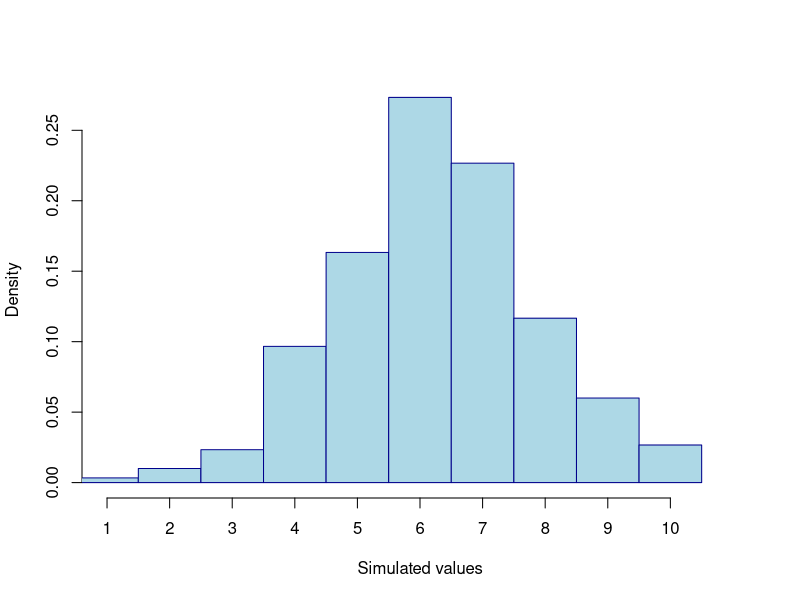
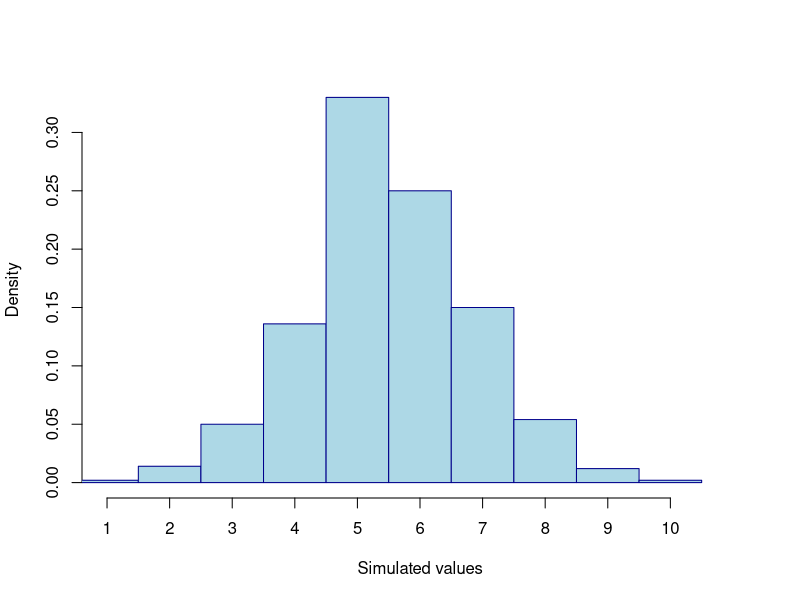
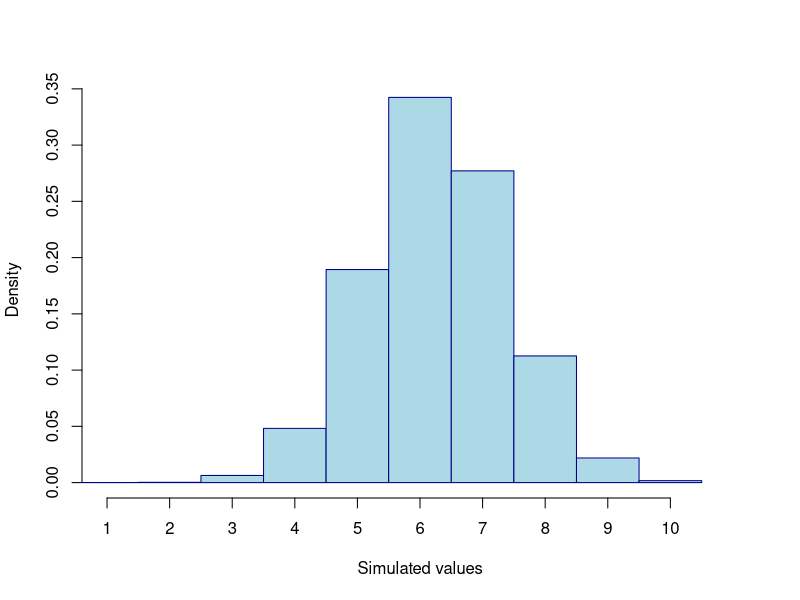
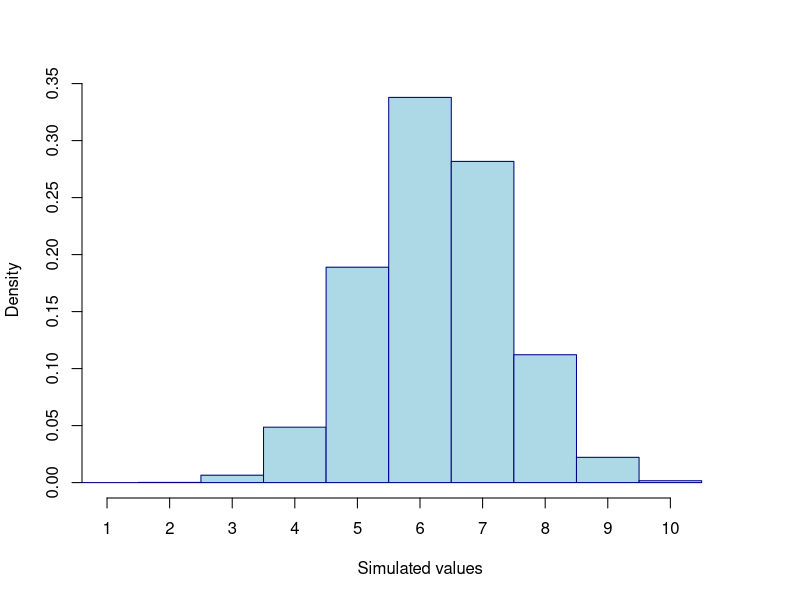
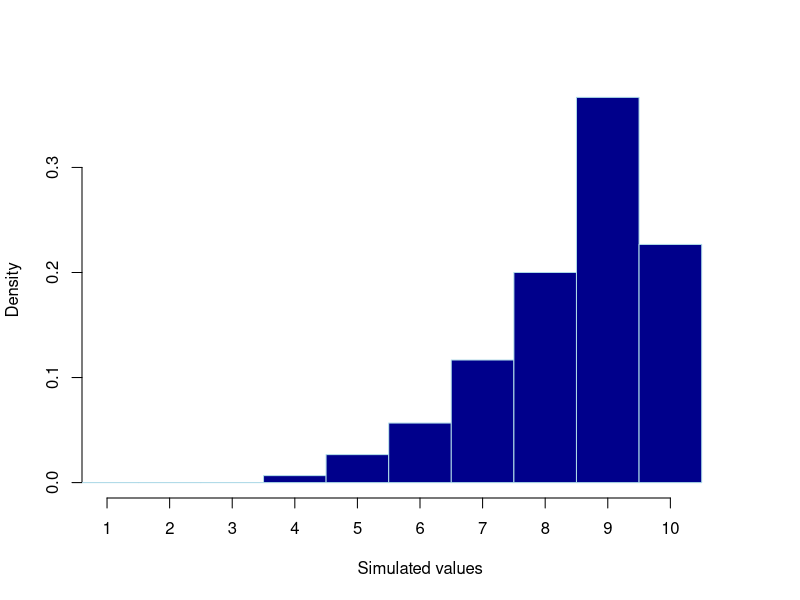
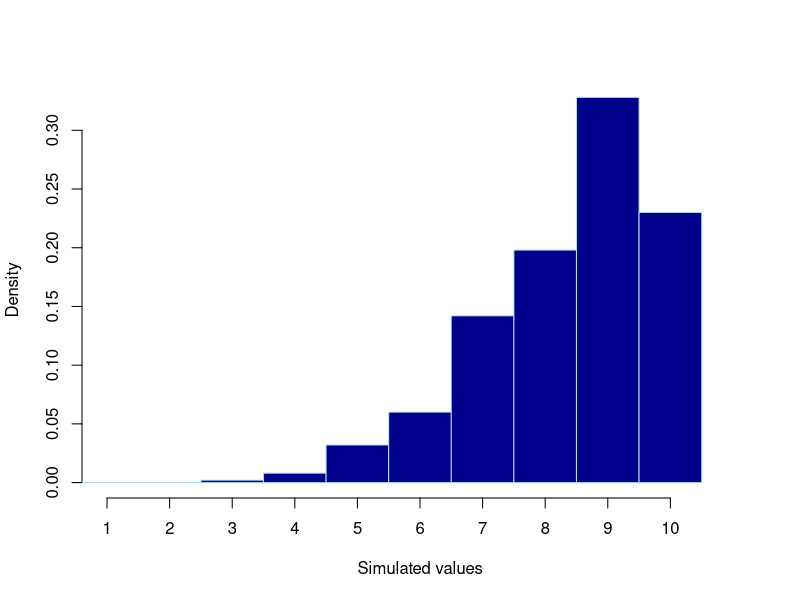
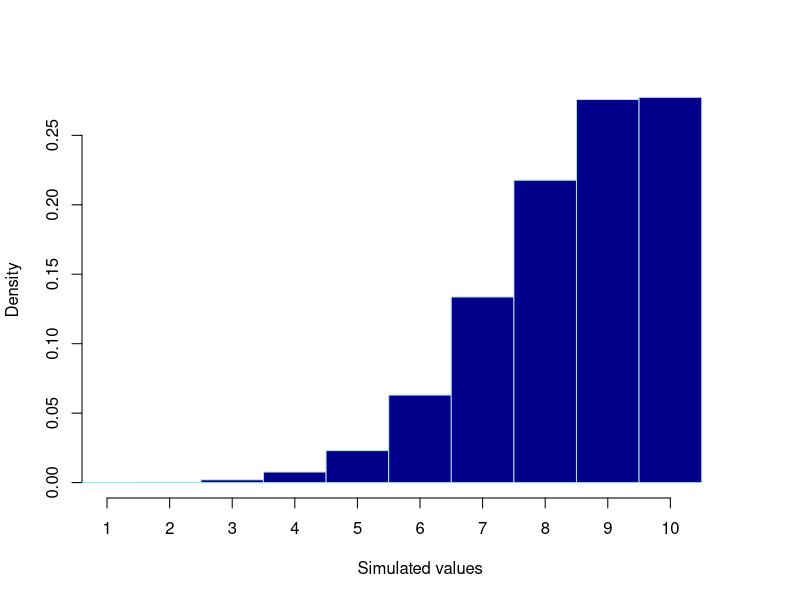
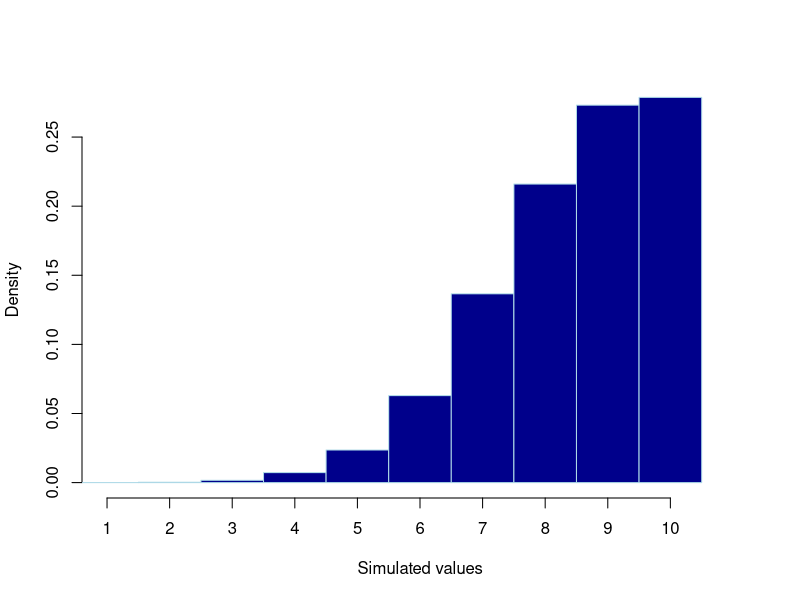

R code for these plots, in order: (Note: this script raises an error after producing the figures.)
#### Simulation to assess robustness and accuracy of mode detection methods #####
#             Step 1: Simulate distributions of ordinal variables              #

if (!require("truncnorm")) install.packages("truncnorm")
library(truncnorm)
library(dplyr)


# Step 1: Simulate distributions
# - Unimodal: Gaussians and truncated Gaussians (right and left skewed)
# - Bimodal: Gaussians with small and large overlap; truncated Gaussians
# - Trimodal: Gaussians with small and large overlap; truncated Gaussians
# - Uniform distributions
# - Beta distributions?
# -> different sample sizes (300, 500, 20000, 30000) 
# -> all on categorical scale (1-10)


# STEP 1: SIMULATE DISTRIBUTIONS ----------------------------------------------#

# unimodal distributions------------------------------------

# define function to simulate (truncated) normal distribution
simulate_unimodal <- function(n, mu, sigma, truncated = FALSE){  
    # non-truncated distributions
  if(truncated == FALSE){
    # Generate normal distribution data
    data <- rnorm(n, mean = mu, sd = sigma)
    
    # scale to 1-10 without truncating
    data_scaled <- 9 * (data - min(data)) / (max(data) - min(data)) + 1 
    
    # Converting to categorical data 
    if(mu > 5){
      categorical_data <- floor(data_scaled)
    } else {
      categorical_data <- ceiling(data_scaled)
    }
    
  # truncated distributions   
  } else {
    # Generate truncated normal distribution data 
    data <- rtruncnorm(n, a=1, b=10, mean=mu, sd=sigma)
    
    # Converting to categorical data 
    if(mu > 5){
      categorical_data <- ceiling(data)
    } else {
      categorical_data <- floor(data)
    }
  }
  
  return(categorical_data)
}


# simulate non-truncated normals --
# non-truncated, N = 300
set.seed(1)
normal1 <- simulate_unimodal(n=300, mu=5, sigma=2, truncated = FALSE)

# non-truncated, N = 500
set.seed(1)
normal2 <- simulate_unimodal(n=500, mu=5, sigma=2)

# non-truncated, N = 20,000
set.seed(1)
normal3 <- simulate_unimodal(n=20000, mu=5, sigma=2)

# non-truncated, N = 30,000
set.seed(1)
normal4 <- simulate_unimodal(n=30000, mu=5, sigma=2)

# simulate truncated normals --

# truncated, right skewed,  N = 300
set.seed(1)
trunc_normal1R <- simulate_unimodal(n=300, mu=9, sigma= 2, truncated = TRUE)

# truncated, right skewed,  N = 500  
set.seed(1)
trunc_normal2R <- simulate_unimodal(n=500, mu=9, sigma= 2,  truncated = TRUE)

# truncated, right skewed,  N = 20,000
set.seed(1)
trunc_normal3R <- simulate_unimodal(n=20000, mu=9, sigma= 2, truncated = TRUE)

# truncated, right skewed,  N = 30,000  
set.seed(1)
trunc_normal4R <- simulate_unimodal(n=30000, mu=9, sigma= 2,  truncated = TRUE)

# truncated, left skewed,  N = 300
set.seed(1)
trunc_normal1L <- simulate_unimodal(n=300, mu=2, sigma= 2,  truncated = TRUE)

# truncated, left skewed,  N = 500
set.seed(1)
trunc_normal2L <- simulate_unimodal(n=500, mu=2, sigma= 2, truncated = TRUE)

# truncated, left skewed,  N = 20,000 
set.seed(1)
trunc_normal3L <- simulate_unimodal(n=20000, mu=2, sigma= 2,  truncated = TRUE)

# truncated, left skewed,  N = 30,000
set.seed(1)
trunc_normal4L <- simulate_unimodal(n=30000, mu=2, sigma= 2, truncated = TRUE)


# plot all unimodal distributions -----
unimodal_list <- list(normal1, normal2, normal3, normal4, trunc_normal1R, trunc_normal2R, 
             trunc_normal3R, trunc_normal4R, trunc_normal1L, trunc_normal2L, 
             trunc_normal3L, trunc_normal4L)
titles <- c("Normal distribution (N = 300, mean = 5, SD = 2)", 
            "Normal distribution (N = 500, mean = 5, SD = 2)",
            "Normal distribution (N = 20,000, mean = 5, SD = 2)", 
            "Normal distribution (N = 30,000, mean = 5, SD = 2)", 
            "Truncated normal distribution (mean = 9, sd = 2, N = 300)", 
            "Truncated normal distribution (mean = 9, sd = 2, N = 500)",
            "Truncated normal distribution (mean = 9, sd = 2, N = 20,000)",
            "Truncated normal distribution (mean = 9, sd = 2, N = 30,000)",
            "Truncated normal distribution (mean = 2, sd = 2, N = 300)", 
            "Truncated normal distribution (mean = 2, sd = 2, N = 500)",
            "Truncated normal distribution (mean = 2, sd = 2, N = 20,000)",
            "Truncated normal distribution (mean = 2, sd = 2, N = 30,000)")

colors <- c(rep("lightblue", 4), rep("darkblue", 8))
borders <- c(rep("darkblue", 4), rep("lightblue", 8))

#par(mfrow = c(3,4))
for (i in 1:length(unimodal_list)) {
  hist(unimodal_list[[i]],
       breaks = 0.5 + 0:10, xlim=c(1,11),
       prob = TRUE, 
       main = "", 
       xlab = "Simulated values", 
       xaxt = "n",
       col = colors[i], 
       border = borders[i])
  axis(1, at=1:10, labels=1:10)
}

# save simulated distributions
saveRDS(unimodal_list, "./Analyses/Modality_detection/unimodal_distributions.RData")


# Bimodal mixture distributions ----------------------------------

# define function to simulate (truncated) mixture of 2 normal distributions
simulate_bimodal <- function(n1, mu1, sigma1, n2, mu2, sigma2, truncated = FALSE){  
 
   # non-truncated distributions
  if(truncated == FALSE){
    # Generate 1st normal distribution 
    data1 <- rnorm(n1, mean = mu1, sd = sigma1)
    # General 2nd normal distribution 
    data2 <- rnorm(n2, mean = mu2, sd = sigma2)
  
    # merge 
    data <- c(data1, data2)
    
    # scale to 0.5-10 without truncating (linear transformation)
    data_scaled <- 9.5 * (data - min(data)) / (max(data) - min(data)) + 0.5
    
    # Converting to categorical data 
    categorical_data <- ceiling(data_scaled)
    
    # truncated distributions   
  } else if(truncated == TRUE) {
    # Generate 1st truncated normal distribution data 
    data1 <- rtruncnorm(n1, a=0.5, b=10, mean=mu1, sd=sigma1)
    data2 <- rtruncnorm(n2, a=0.5, b=10, mean=mu2, sd=sigma2)
    
    # merge 
    data <- c(data1, data2)
    
    # categorize
    categorical_data <- ceiling(data)
  } 
  return(categorical_data)
}



# simulate non.truncated normal bimodal distributions ---

# small diverence, N = 300
set.seed(1)
bi_normal1 <- simulate_bimodal(n1 = 125, mu1 = 4, sigma1 = 1, 
                               n2 = 175, mu2 = 7.5, sigma2 = 1)

# small divergence, N = 500
set.seed(1)
bi_normal2 <- simulate_bimodal(n1 = 220, mu1 = 4, sigma1 = 1, 
                               n2 = 280, mu2 = 7.5, sigma2 = 1)

# small divergence, N = 20,000
set.seed(1)
bi_normal3 <- simulate_bimodal(n1 = 9000, mu1 = 4, sigma1 = 1, 
                               n2 = 11000, mu2 = 7.5, sigma2 = 1)

# small divergence, N = 30,000
set.seed(1)
bi_normal4 <- simulate_bimodal(n1 = 12000, mu1 = 4, sigma1 = 1, 
                               n2 = 18000, mu2 = 7.5, sigma2 = 1)

# strong divergence, N = 300
set.seed(1)
bi_normal5 <- simulate_bimodal(n1 = 125, mu1 = 2, sigma1 = 1, 
                               n2 = 175, mu2 = 8, sigma2 = 1)

# strong divergence, N = 500
set.seed(1)
bi_normal6 <- simulate_bimodal(n1 = 220, mu1 = 2, sigma1 = 1, 
                               n2 = 280, mu2 = 8, sigma2 = 1)

# strong divergence, N = 20,000
set.seed(1)
bi_normal7 <- simulate_bimodal(n1 = 9000, mu1 = 2, sigma1 = 1, 
                               n2 = 11000, mu2 = 8, sigma2 = 1)

# strong divergence, N = 30,000
set.seed(1)
bi_normal8 <- simulate_bimodal(n1 = 12000, mu1 = 2, sigma1 = 1, 
                               n2 = 18000, mu2 = 8, sigma2 = 1)


# simulate truncated normal bimodal distributions ---

# strong divergence, N = 300
set.seed(1)
bi_normal_trunc1 <- simulate_bimodal(n1 = 150, mu1 = 1, sigma1 = 1.5, 
                                     n2 = 150, mu2 = 10, sigma2 = 1.5, 
                                     truncated = TRUE)

# strong divergence, N = 500
set.seed(1)
bi_normal_trunc2 <- simulate_bimodal(n1 = 250, mu1 = 1, sigma1 = 1.5, 
                                     n2 = 250, mu2 = 10, sigma2 = 1.5, 
                                     truncated =TRUE)

# strong divergence, N = 20,000
set.seed(1)
bi_normal_trunc3 <- simulate_bimodal(n1 = 10000, mu1 = 1, sigma1 = 1.5, 
                                     n2 = 10000, mu2 = 10, sigma2 = 1.5, 
                                     truncated = TRUE)

# strong divergence, N = 30,000
set.seed(1)
bi_normal_trunc4 <- simulate_bimodal(n1 = 15000, mu1 = 1, sigma1 = 1.5, 
                                     n2 = 15000, mu2 = 10, sigma2 = 1.5, 
                                     truncated = TRUE)


# plot all bimodal distributions --- 
bimodal_list <- list(bi_normal1, bi_normal2, bi_normal3, bi_normal4, bi_normal5, 
                    bi_normal6, bi_normal7, bi_normal8, bi_normal_trunc1, bi_normal_trunc2, 
                    bi_normal_trunc3, bi_normal_trunc4)
titles <- c("2 Normal distributions (N = 300, moderate divergence)", 
            "2 Normal distributions (N = 500,  moderate divergence)",
            "2 Normal distributions (N = 20,000,  moderate divergence)", 
            "2 Normal distributions (N = 30,000,  moderate divergence)", 
            "2 Normal distributions (N = 300, strong divergence)", 
            "2 Normal distributions (N = 500,  strong divergence)",
            "2 Normal distributions (N = 20,000,  strong divergence)", 
            "2 Normal distributions (N = 30,000,  strong divergence)",
            "2 Truncated normal distributions (N = 300)", 
            "2 Truncated normal distributions (N = 500)",
            "2 Truncated normal distributions (N = 20,000)",
            "2 Truncated normal distributions (N = 30,000)")

colors <- c(rep("lightblue", 8), rep("darkblue", 4))
borders <- c(rep("darkblue", 8), rep("lightblue", 4))

par(mfrow = c(3,4))
for (i in 1:length(bimodal_list)) {
  hist(bimodal_list[[i]],
       breaks = 0.5 + 0:10, xlim=c(1,11),
       prob = TRUE, 
       main = "", 
       xlab = "Simulated values", 
       xaxt = "n",
       col = colors[i], 
       border = borders[i])
  axis(1, at=1:10, labels=1:10)
}

# save simulated distributions
saveRDS(bimodal_list, "./Analyses/Modality_detection/bimodal_distributions.RData")


# Simulate uniform distribution ---------------------

# for N = 300 and N=30,000
set.seed(1)
uniform1 <- sample(1:10, size = 300, replace = TRUE)

set.seed(1)
uniform2 <- sample(1:10, size = 30000, replace = TRUE)

# plot
par(mfrow=c(1,2))
hist(uniform1,
     breaks = 0.5 + 0:10, xlim=c(1,11),
     prob = TRUE, 
     main = "", 
     xlab = "Simulated values", 
     xaxt = "n",
     col = "pink")
axis(1, at=1:10, labels=1:10)

hist(uniform2,
     breaks = 0.5 + 0:10, xlim=c(1,11),
     prob = TRUE, 
     main = "", 
     xlab = "Simulated values", 
     xaxt = "n",
     col = "pink")
axis(1, at=1:10, labels=1:10)


# save simulated distributions
uniform_list <- list(uniform1, uniform2)
saveRDS(uniform_list, "./Analyses/Modality_detection/uniform_distributions.RData")


# simulate trimodal distribution -------------

simulate_trimodal <-  function(n1, mu1, sigma1, n2, mu2, sigma2, n3, mu3, sigma3, truncated = FALSE){
  
  # non-truncated 
  if(truncated == FALSE){
    # Generate 3 normal distribution 
    data1 <- rnorm(n1, mean = mu1, sd = sigma1)
    data2 <- rnorm(n2, mean = mu2, sd = sigma2)
    data3 <- rnorm(n3, mean = mu3, sd = sigma3)
    
    # merge 
    data <- c(data1, data2, data3)
    
    # scale to 0.5-10 without truncating (linear transformation)
    data_scaled <- 9.5 * (data - min(data)) / (max(data) - min(data)) + 0.5
    
    # Converting to categorical data 
    categorical_data <- ceiling(data_scaled)
  
  } else {
    # Generate 1st truncated normal distribution data 
    data1 <- rtruncnorm(n1, a=0.5, b=10, mean=mu1, sd=sigma1)
    data2 <- rtruncnorm(n2, a=0.5, b=10, mean=mu2, sd=sigma2)
    data3 <- rtruncnorm(n3, a=0.5, b=10, mean=mu3, sd=sigma3)
    
    # merge 
    data <- c(data1, data2, data3)
    
    # categorize
    categorical_data <- ceiling(data)
    }
  
  return(categorical_data)
}  


# simulate mixture of non-truncated normals ----

# large overlap, N = 300
set.seed(1)
tri_normal1 <- simulate_trimodal(n1 = 100, mu1=2, sigma1 = 1,
                                 n2 = 100, mu2=5, sigma2 = 1, 
                                 n3 = 100, mu3 = 8, sigma3 = 1)

# large overlap, N = 500
set.seed(1)
tri_normal2 <- simulate_trimodal(n1 = 150, mu1=2, sigma1 = 1,
                                 n2 = 150, mu2=5, sigma2 = 1, 
                                 n3 = 200, mu3 = 8, sigma3 = 1)

# large overlap, N = 20,000
set.seed(1)
tri_normal3 <- simulate_trimodal(n1 = 6500, mu1=2, sigma1 = 1,
                                 n2 = 6500, mu2=5, sigma2 = 1, 
                                 n3 = 7000, mu3 = 8, sigma3 = 1)

# large overlap, N = 30,000
set.seed(1)
tri_normal4 <- simulate_trimodal(n1 = 10000, mu1=2, sigma1 = 1,
                                 n2 = 10000, mu2=5, sigma2 = 1, 
                                 n3 = 10000, mu3 = 8, sigma3 = 1)

# large divergence, N = 300
set.seed(1)
tri_normal5 <- simulate_trimodal(n1 = 100, mu1=2, sigma1 = 0.5,
                                 n2 = 100, mu2=6, sigma2 = 0.5, 
                                 n3 = 100, mu3=9, sigma3 = 0.5)
# large divergence, N = 500
set.seed(1)
tri_normal6 <- simulate_trimodal(n1 = 150, mu1=2, sigma1 = 0.5,
                                 n2 = 150, mu2=6, sigma2 = 0.5, 
                                 n3 = 200, mu3=9, sigma3 = 0.5)

# large divergence, N = 20,000
set.seed(1)
tri_normal7 <- simulate_trimodal(n1 = 6500, mu1=2, sigma1 = 0.5,
                                 n2 = 6500, mu2=6, sigma2 = 0.5, 
                                 n3 = 7000, mu3=9, sigma3 = 0.5)
# large divergence, N = 30,000
set.seed(1)
tri_normal8 <- simulate_trimodal(n1 = 10000, mu1=2, sigma1 = 0.5,
                                 n2 = 10000, mu2=6, sigma2 = 0.5, 
                                 n3 = 10000, mu3=9, sigma3 = 0.5)



# simulate truncated trimodal distribution -----

# N = 300
set.seed(1)
tri_normal_trunc1 <- simulate_trimodal(n1 = 100, mu1=1, sigma1 = 1,
                                 n2 = 100, mu2=5, sigma2 = 0.5, 
                                 n3 = 100, mu3=9, sigma3 = 1, 
                                 truncated = TRUE)
# N = 500
set.seed(1)
tri_normal_trunc2 <- simulate_trimodal(n1 = 150, mu1=1, sigma1 = 1,
                                      n2 = 200, mu2=5, sigma2 = 0.5, 
                                      n3 = 150, mu3=9, sigma3 = 1, 
                                      truncated = TRUE)
# N = 20,000
set.seed(1)
tri_normal_trunc3 <- simulate_trimodal(n1 = 6500, mu1=1, sigma1 = 1,
                                      n2 = 7000, mu2=5, sigma2 = 0.5, 
                                      n3 = 6500, mu3=9, sigma3 = 1, 
                                      truncated = TRUE)

# N = 30,000
set.seed(1)
tri_normal_trunc4 <- simulate_trimodal(n1 = 10000, mu1=1, sigma1 = 1,
                                      n2 = 10000, mu2=5, sigma2 = 0.5, 
                                      n3 = 10000, mu3=9, sigma3 = 1, 
                                      truncated = TRUE)


# plot all trimodal distributions --- 
trimodal_list <- list(tri_normal1, tri_normal2, tri_normal3, tri_normal4, tri_normal5,
                     tri_normal6, tri_normal7, tri_normal8, tri_normal_trunc1, 
                     tri_normal_trunc2, tri_normal_trunc3, tri_normal_trunc4)
titles <- c("3 Normal distributions (N = 300, moderate divergence)", 
            "3 Normal distributions (N = 500,  moderate divergence)",
            "3 Normal distributions (N = 20,000,  moderate divergence)", 
            "3 Normal distributions (N = 30,000,  moderate divergence)", 
            "3 Normal distributions (N = 300, strong divergence)", 
            "3 Normal distributions (N = 500,  strong divergence)",
            "3 Normal distributions (N = 20,000,  strong divergence)", 
            "3 Normal distributions (N = 30,000,  strong divergence)",
            "3 Truncated normal distributions (N = 300)", 
            "3 Truncated normal distributions (N = 500)",
            "3 Truncated normal distributions (N = 20,000)",
            "3 Truncated normal distributions (N = 30,000)")

colors <- c(rep("lightblue", 8), rep("darkblue", 4))
borders <- c(rep("darkblue", 8), rep("lightblue", 4))

par(mfrow = c(3,4))
for (i in 1:length(trimodal_list)) {
  hist(trimodal_list[[i]],
       breaks = 0.5 + 0:10, xlim=c(1,11),
       prob = TRUE, 
       main = "", 
       xlab = "Simulated values", 
       xaxt = "n",
       col = colors[i], 
       border = borders[i])
  axis(1, at=1:10, labels=1:10)
}

# save simulated distributions
saveRDS(trimodal_list, "./Analyses/Modality_detection/trimodal_distributions.RData")

# combine into overall list 
distributions_list <- c(uniform_list, unimodal_list, bimodal_list, trimodal_list)
names(distributions_list) <- c("uniform_300", "uniform_30000", "unimodal_normal_300",
                               "unimodal_normal_500", "unimodal_normal_20000", 
                               "unimodal_normal_30000", "unimodal_trunc_right_300",
                               "unimodal_trunc_right_500", "unimodal_truc_right_20000",
                               "unimodal_trunc_right_30000", "unimodal_trunc_left_300", 
                               "unimodal_trunc_left_500", "unimodal_trunc_left_20000",
                               "unimodal_trunc_left_30000", "bimodal_normal_smalldiv_300",
                               "bimodal_normal_smalldiv_500", "bimodal_normal_smalldiv_20000",
                               "bimodal_normal_smalldiv_30000", 
                               "bimodal_normal_largediv_300", "bimodal_normal_largediv_500",
                               "bimodal_normal_largediv_20000", "bimodal_normal_largediv_30000",
                               "bimodal_trunc_300", "bimodal_trunc_500", "bimodal_trunc_20000",
                               "bimodal_trunc_30000",
                               "trimodal_normal_smalldiv_300", "trimodal_normal_smalldiv_500",
                               "trimodal_normal_smalldiv_20000", "trimodal_normal_smalldiv_30000",
                               "trimodal_normal_largediv_300", "trimodal_normal_largediv_500",
                               "trimodal_normal_largediv_20000", "trimodal_normal_largediv_30000",
                               "trimodal_trunc_300", "trimodal_trunc_500", "trimodal_trunc_20000",
                               "trimodal_trunc_30000")

saveRDS(distributions_list, "./Analyses/Modality_detection/all_distributions.RData")
